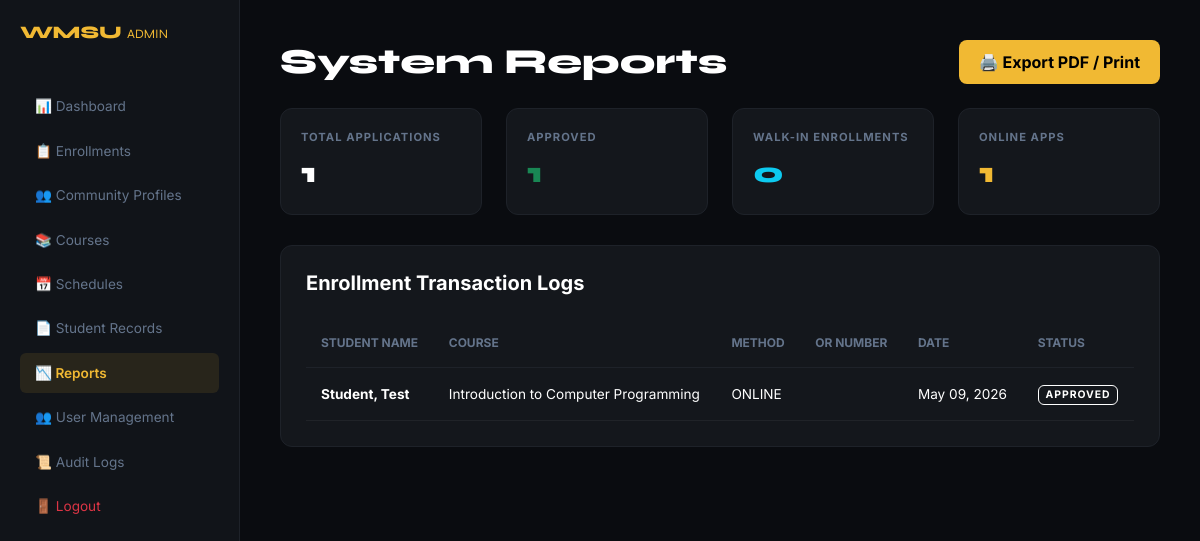
Screenshot of /admin/reports.php (signed in) with the database file from the repository.
### tables this page shows
CREATE TABLE `enrollment_forms` (
  `enrollment_id` int(11) NOT NULL,
  `student_id` int(11) NOT NULL,
  `course_id` int(11) NOT NULL,
  `semester` varchar(50) DEFAULT '2nd Sem 2024-2025',
  `or_number` varchar(100) DEFAULT NULL,
  `status` enum('pending','approved','rejected') DEFAULT 'pending',
  `submitted_at` timestamp NULL DEFAULT current_timestamp(),
  `enrollment_method` enum('online','walk-in') DEFAULT 'online',
  `processed_by` int(11) DEFAULT NULL,
  `processed_at` timestamp NULL DEFAULT NULL
);

CREATE TABLE `students` (
  `student_id` int(11) NOT NULL,
  `user_id` int(11) NOT NULL,
  `surname` varchar(100) DEFAULT NULL,
  `first_name` varchar(100) DEFAULT NULL,
  `email` varchar(255) DEFAULT NULL
);

CREATE TABLE `courses` (
  `course_id` int(11) NOT NULL,
  `course_code` varchar(20) DEFAULT NULL,
  `course_name` varchar(255) NOT NULL,
  `status` enum('active','archived') DEFAULT 'active',
  `is_active` tinyint(1) DEFAULT 1,
  `description` text DEFAULT NULL,
  `max_capacity` int(11) DEFAULT 50
);

### admin/reports.php (the view, shortened to what this page needs)
<?php
require_once __DIR__ . '/../config/database.php';
$total_stmt = $pdo->query("SELECT COUNT(*) FROM enrollment_forms");
$total_enrollments = $total_stmt->fetchColumn();
$status_stmt = $pdo->query("SELECT status, COUNT(*) as count FROM enrollment_forms GROUP BY status");
$status_data = $status_stmt->fetchAll(PDO::FETCH_KEY_PAIR);
$method_stmt = $pdo->query("SELECT enrollment_method, COUNT(*) as count FROM enrollment_forms GROUP BY enrollment_method");
$method_data = $method_stmt->fetchAll(PDO::FETCH_KEY_PAIR);
$query = "SELECT e.*, s.first_name, s.surname, c.course_name
          FROM enrollment_forms e
          JOIN students s ON e.student_id = s.student_id
          JOIN courses c ON e.course_id = c.course_id
          ORDER BY e.submitted_at DESC";
$report_list = $pdo->query($query)->fetchAll();
?>
<!DOCTYPE html>
<html lang="en">
<head>
    <link href="https://cdn.jsdelivr.net/npm/bootstrap@5.3.0/dist/css/bootstrap.min.css" rel="stylesheet">
</head>
<body>
    <aside class="sidebar">
        <a href="dashboard.php" class="sidebar-brand">WMSU <span style="font-weight:400; font-size:0.8rem;">ADMIN</span></a>
        <nav>
            <a href="dashboard.php" class="nav-link">📊 Dashboard</a>
            <a href="enrollments.php" class="nav-link">📋 Enrollments</a>
            <a href="community.php" class="nav-link">👥 Community Profiles</a>
            <a href="courses.php" class="nav-link">📚 Courses</a>
            <a href="schedules.php" class="nav-link">📅 Schedules</a>
            <a href="students.php" class="nav-link">📄 Student Records</a>
            <a href="reports.php" class="nav-link active">📉 Reports</a>
            <a href="users.php" class="nav-link">👥 User Management</a>
            <a href="audit.php" class="nav-link">📜 Audit Logs</a>
            <a href="../auth/logout.php" class="nav-link text-danger">🚪 Logout</a>
        </nav>
    </aside>
    <div class="main-wrapper">
        <main class="content-area">
            <div class="d-flex justify-content-between align-items-center mb-4">
                <h1 class="page-title m-0">System Reports</h1>
                <button onclick="window.print()" class="btn-print">🖨️ Export PDF / Print</button>
            </div>
            <div class="row g-4 mb-2">
                <div class="col-md-3">
                    <div class="stat-card">
                        <div class="stat-label">Total Applications</div>
                        <div class="stat-value"><?= $total_enrollments ?></div>
                    </div>
                </div>
                <div class="col-md-3">
                    <div class="stat-card">
                        <div class="stat-label">Approved</div>
                        <div class="stat-value text-success"><?= $status_data['approved'] ?? 0 ?></div>
                    </div>
                </div>
                <div class="col-md-3">
                    <div class="stat-card">
                        <div class="stat-label">Walk-in Enrollments</div>
                        <div class="stat-value text-info"><?= $method_data['walk-in'] ?? 0 ?></div>
                    </div>
                </div>
                <div class="col-md-3">
                    <div class="stat-card">
                        <div class="stat-label">Online Apps</div>
                        <div class="stat-value" style="color: var(--gold);"><?= $method_data['online'] ?? 0 ?></div>
                    </div>
                </div>
            </div>
            <div class="card-main">
                <h5 class="mb-4 font-syne fw-bold">Enrollment Transaction Logs</h5>
                <table class="custom-table">
                    <thead>
                        <tr>
                            <th>Student Name</th>
                            <th>Course</th>
                            <th>Method</th>
                            <th>OR Number</th>
                            <th>Date</th>
                            <th>Status</th>
                        </tr>
                    </thead>
                    <tbody>
                        <?php foreach($report_list as $row): ?>
                        <tr>
                            <td class="fw-bold"><?= htmlspecialchars($row['surname'] . ', ' . $row['first_name']) ?></td>
                            <td><?= htmlspecialchars($row['course_name']) ?></td>
                            <td class="text-uppercase small"><?= htmlspecialchars($row['enrollment_method']) ?></td>
                            <td style="color: var(--gold); font-family: monospace;"><?= htmlspecialchars($row['or_number'] ?? '---') ?></td>
                            <td class="text-white"><?= date('M d, Y', strtotime($row['submitted_at'])) ?></td>
                            <td>
                                <span class="badge text-uppercase" style="font-size: 0.65rem; letter-spacing: 1px; border: 1px solid currentColor;">
                                    <?= $row['status'] ?>
                                </span>
                            </td>
                        </tr>
                        <?php endforeach; ?>
                    </tbody>
                </table>
            </div>
        </main>
    </div>
</body>
</html>

### admin/reports.php (style rules this page uses)
:root { --bg: #0a0c10; --sidebar-bg: #111419; --card-bg: #14171c; --gold: #f1b933; --border: #1e2229; --text-muted: #64748b; }
body { background: var(--bg); color: white; font-family: 'Inter', sans-serif; display: flex; margin: 0; }
.sidebar { width: 240px; height: 100vh; background: var(--sidebar-bg); border-right: 1px solid var(--border); padding: 20px; position: fixed; }
.sidebar-brand { font-family: 'Syne', sans-serif; font-weight: 800; color: var(--gold); font-size: 1.1rem; text-decoration: none; display: block; margin-bottom: 40px; }
.nav-link { color: var(--text-muted); padding: 10px 15px; border-radius: 6px; margin-bottom: 4px; display: flex; align-items: center; gap: 10px; text-decoration: none; font-size: 0.85rem; }
.nav-link.active { background: rgba(241, 185, 51, 0.1); color: var(--gold); font-weight: 600; }
.main-wrapper { margin-left: 240px; width: calc(100% - 240px); min-height: 100vh; }
.content-area { padding: 40px; max-width: 1200px; }
h1.page-title { font-family: 'Syne', sans-serif; font-weight: 800; font-size: 2.2rem; margin-bottom: 30px; }
.stat-card { background: var(--card-bg); border: 1px solid var(--border); padding: 20px; border-radius: 12px; height: 100%; }
.stat-label { color: var(--text-muted); font-size: 0.7rem; text-transform: uppercase; letter-spacing: 1px; font-weight: 700; margin-bottom: 5px; }
.stat-value { font-family: 'Syne', sans-serif; font-size: 1.8rem; font-weight: 800; color: #fff; }
.card-main { background: var(--card-bg); border: 1px solid var(--border); padding: 25px; border-radius: 12px; margin-top: 30px; }
.custom-table { width: 100%; color: white; border-collapse: collapse; }
.custom-table th { color: var(--text-muted); font-size: 0.75rem; text-transform: uppercase; padding: 15px; border-bottom: 1px solid var(--border); }
.custom-table td { padding: 15px; border-bottom: 1px solid rgba(255,255,255,0.05); font-size: 0.85rem; }
.btn-print { background: var(--gold); color: black; font-weight: 700; border: none; padding: 10px 20px; border-radius: 8px; }

### rows the page displays
enrollment_forms: student.first_name "Student, Test", course.course_name "Introduction to Computer Programming", enrollment_method "ONLINE", submitted_at "May 09, 2026", status "APPROVED"

### other values shown
$total_enrollments "1"
$status_data['approved'] "1"
$method_data['walk-in'] "0"
$method_data['online'] "1"
